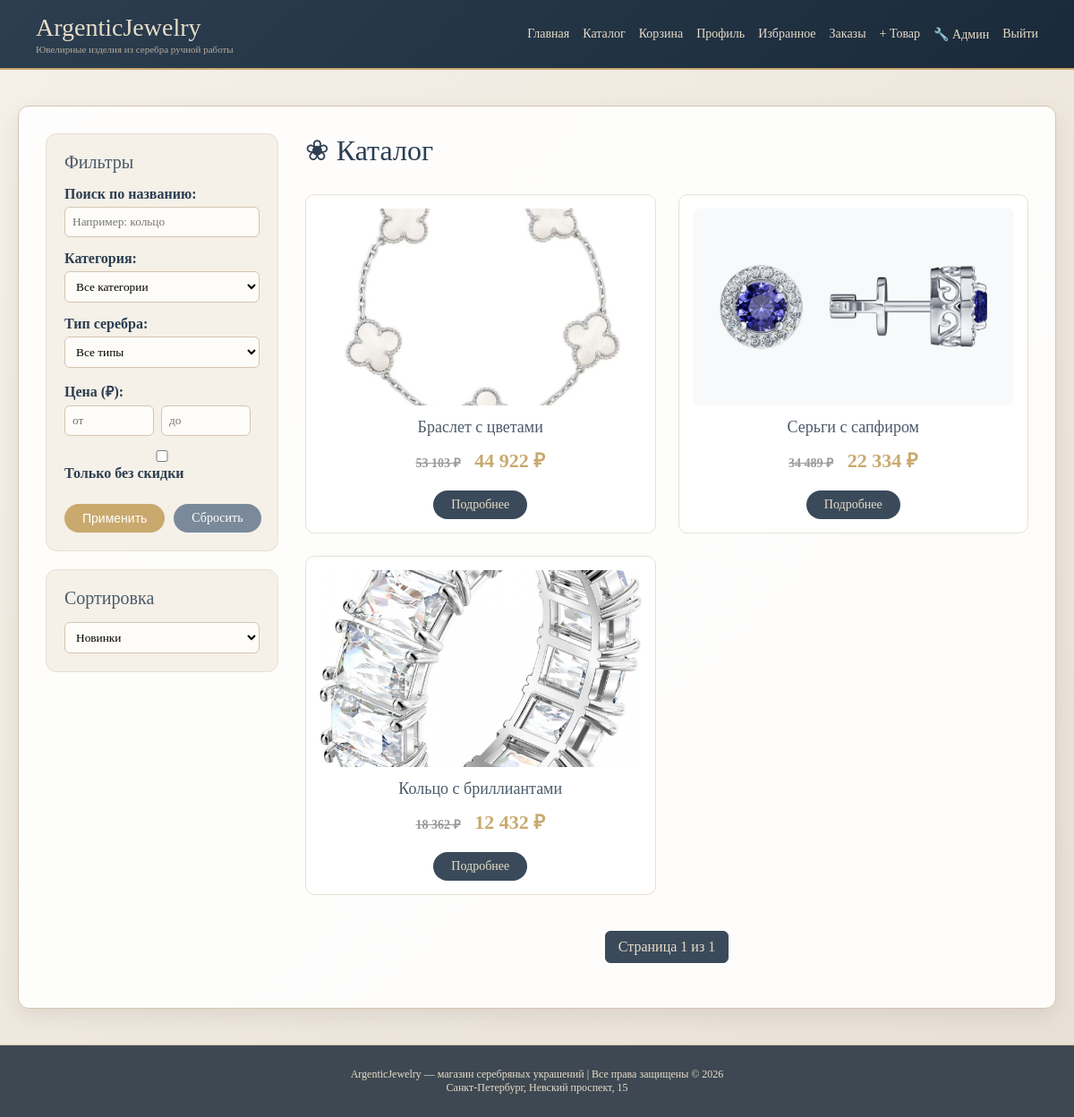
The page /catalog/ (signed in) on the database its author committed.
### store/models.py (models this page shows, shortened)
class Product(models.Model):
    SILVER_TYPE_CHOICES = [
        ('sterling', 'Стерлинговое серебро (925)'),
        ('fine', 'Чистое серебро (999)'),
        ('argentium', 'Аргентиум серебро'),
        ('mexican', 'Мексиканское серебро'),
        ('oxidized', 'Оксидированное серебро'),
        ('rhodium_plated', 'Серебро с родиевым покрытием'),
        ('black', 'Черненое серебро'),
        ('matte', 'Матовое серебро'),
    ]
    FINENESS_CHOICES = [
        ('800', '800 проба'),
        ('830', '830 проба'),
        ('875', '875 проба'),
        ('900', '900 проба'),
        ('916', '916 проба'),
        ('925', '925 проба'),
        ('960', '960 проба'),
        ('999', '999 проба'),
    ]
    STONE_TYPE_CHOICES = [
        ('diamond', 'Бриллиант'),
        ('ruby', 'Рубин'),
        ('sapphire', 'Сапфир'),
        ('emerald', 'Изумруд'),
        ('topaz', 'Топаз'),
        ('amethyst', 'Аметист'),
        ('garnet', 'Гранат'),
        ('peridot', 'Перидот'),
        ('citrine', 'Цитрин'),
        ('aquamarine', 'Аквамарин'),
        ('tourmaline', 'Турмалин'),
        ('opal', 'Опал'),
        ('pearl', 'Жемчуг'),
        ('cubic_zirconia', 'Фианит'),
        ('moonstone', 'Лунный камень'),
        ('none', 'Нет камней'),
    ]
    name = models.CharField(max_length=200, verbose_name='Название')
    slug = models.SlugField(unique=True, verbose_name='URL идентификатор')
    description = models.TextField(verbose_name='Описание')
    price = models.DecimalField(max_digits=10, decimal_places=2, verbose_name='Цена')
    old_price = models.DecimalField(
        max_digits=10, decimal_places=2, blank=True, null=True,
        verbose_name='Старая цена'
    )
    stock_quantity = models.PositiveIntegerField(default=0, verbose_name='Количество на складе')
    reserved_quantity = models.PositiveIntegerField(default=0, verbose_name='Зарезервировано')
    category = models.ForeignKey(
        Category,
        on_delete=models.CASCADE,
        related_name='products', #задаем имя для всех товаров категории
        verbose_name='Категория'
    )
    image = models.ImageField(
        upload_to=product_image_upload_path,
        blank=True,
        null=True,
        verbose_name='Главное фото',
        help_text='Основное фото товара (обязательно для отображения)'
    )
    image_2 = models.ImageField(
        upload_to=product_image_upload_path,
        blank=True,
        null=True,
        verbose_name='Дополнительное фото 2',
        help_text='Дополнительное фото товара'
    )
    image_3 = models.ImageField(
        upload_to=product_image_upload_path,
        blank=True,
        null=True,
        verbose_name='Дополнительное фото 3'
    )
    image_4 = models.ImageField(
        upload_to=product_image_upload_path,
        blank=True,
        null=True,
        verbose_name='Дополнительное фото 4'
    )
    image_5 = models.ImageField(
        upload_to=product_image_upload_path,
        blank=True,
        null=True,
        verbose_name='Дополнительное фото 5'
    )
    silver_type = models.CharField(
        max_length=30,
        choices=SILVER_TYPE_CHOICES,
        default='sterling',
        verbose_name='Тип серебра'
    )
    fineness = models.CharField(
        max_length=4,
        choices=FINENESS_CHOICES,
        default='925',
        verbose_name='Проба серебра'
    )
    weight = models.DecimalField(
        max_digits=6,
        decimal_places=2,
        verbose_name='Вес изделия (г)'
    )
    size = models.CharField(
        max_length=20,
        blank=True,
        verbose_name='Размер (для колец, браслетов)',
        help_text='Например: 16.5, 17, 18, S, M, L'
    )
    stones = models.BooleanField(default=False, verbose_name='Наличие драгоценных камней')
    stone_type = models.CharField(
        max_length=20,
        choices=STONE_TYPE_CHOICES,
        blank=True,
        verbose_name='Тип камня'
    )
    stone_weight = models.DecimalField(
        max_digits=5,
        decimal_places=2,
        blank=True,
        null=True,
        verbose_name='Вес камней (карат)',
        help_text='Общий вес всех камней в каратах'
    )
    collection = models.CharField(max_length=100, blank=True, verbose_name='Коллекция')
    instruction_file = models.FileField(
        upload_to='instructions/',
        blank=True,
        null=True,
        verbose_name='Инструкция к товару',
        help_text='Загрузите инструкцию'
    )
    external_link = models.URLField(
        blank=True,
        null=True,
        verbose_name='Внешняя ссылка',
        help_text='Ссылка на видеообзор, сайт производителя или дополнительную информацию'
    )
    created_at = models.DateTimeField(auto_now_add=True, verbose_name='Дата создания')
    updated_at = models.DateTimeField(auto_now=True, verbose_name='Дата обновления')
    created_by = models.ForeignKey(
        User,
        on_delete=models.SET_NULL,
        null=True,
        related_name='created_products',
        verbose_name='Создал'
    )
    objects = models.Manager()              # стандартный менеджер (все товары)
    available = AvailableProductManager()  #кастомный менеджер (только в наличии)
    class Meta:
        verbose_name = 'Товар'
        verbose_name_plural = 'Товары'
        ordering = ['-created_at']  # Product сортировка — новые сверху
    def get_absolute_url(self):
        return reverse('store:product_detail', kwargs={ #имя маршрута, параметры которые подставятся в юрл, id товара и slug товара
            'product_id': self.id,
            'slug': self.slug
        })

### store/views.py (the view)
# urls.py: path('catalog/', views.catalog, name='catalog'),
def catalog(request):
    products = Product.objects.filter(stock_quantity__gt=0).select_related('category')
    search_query = request.GET.get('search')
    if search_query:
        products = products.filter(name__icontains=search_query)  # поиск в названии
    category_slug = request.GET.get('category')
    if category_slug:
        products = products.filter(category__slug=category_slug)
    silver_type = request.GET.get('silver_type')
    if silver_type:
        products = products.filter(silver_type=silver_type)
    min_price = request.GET.get('min_price')
    if min_price:
        products = products.filter(price__gte=min_price)
    max_price = request.GET.get('max_price')
    if max_price:
        products = products.filter(price__lte=max_price)
    no_discount = request.GET.get('no_discount')
    if no_discount:
        products = products.exclude(old_price__isnull=False, old_price__gt=0)
    sort_by = request.GET.get('sort', '-created_at') #Смотрим в URL параметр sort. Если его нет — сортируем по новизне (-created_at)
    products = products.order_by(sort_by) #Сортируем товары по тому полю, которое пришло в параметре sort
    paginator = Paginator(products, 12) #12 товаров на страницу
    page = request.GET.get('page', 1) #получаем номер страницы из URL
    try:
        products_page = paginator.page(page)
    except PageNotAnInteger:
        products_page = paginator.page(1)
    except EmptyPage:
        products_page = paginator.page(paginator.num_pages)
    categories = Category.objects.all()
    silver_types = Product.SILVER_TYPE_CHOICES
    return render(request, 'store/catalog.html', {
        'products': products_page,
        'categories': categories,
        'silver_types': silver_types,
        'current_category': category_slug,
        'current_silver_type': silver_type,
        'current_min_price': min_price,
        'current_max_price': max_price,
        'current_no_discount': no_discount,
        'current_sort': sort_by,
        'search_query': search_query,
    })

### store/templatetags/store_filters.py (called while the page is built)
@register.filter
def rub_format(value):
    try:
        return f"{float(value):,.0f}".replace(',', ' ') + " ₽" #запятая разделитель тысяч, .0ф - без копеек
    except:
        return value

### store/templates/store/catalog.html (shortened to what this page needs)
{% extends 'base.html' %}
{% load store_filters %}
{% block content %}
<div style="display: flex; gap: 30px;">
    <div style="width: 260px; flex-shrink: 0;">
        <div class="filter-box">
            <h3>Фильтры</h3>
            <form method="get" action="{% url 'store:catalog' %}">
                <div class="filter-group">
                    <label>Поиск по названию:</label>
                    <input type="text" name="search" placeholder="Например: кольцо" value="{{ search_query|default:'' }}">
                </div>
                <div class="filter-group">
                    <label>Категория:</label>
                    <select name="category">
                        <option value="">Все категории</option>
                    </select>
                </div>
                <div class="filter-group">
                    <label>Тип серебра:</label>
                    <select name="silver_type">
                        <option value="">Все типы</option>
                    </select>
                </div>
                <div class="filter-group">
                    <label>Цена (₽):</label>
                    <div style="display: flex; gap: 8px;">
                        <input type="number" name="min_price" placeholder="от" value="{{ current_min_price|default:'' }}" style="width: 100px;">
                        <input type="number" name="max_price" placeholder="до" value="{{ current_max_price|default:'' }}" style="width: 100px;">
                    </div>
                </div>
                <div class="filter-group">
                    <label>
                        <input type="checkbox" name="no_discount" value="1" {% if current_no_discount %}checked{% endif %}>
                        Только без скидки
                    </label>
                </div>
                <div style="display: flex; gap: 10px; margin-top: 15px;">
                    <button type="submit" class="btn" style="background: #c9a96e; color: white;">Применить</button>
                    <a href="{% url 'store:catalog' %}" class="btn" style="background: #7a8a9a; color: white;">Сбросить</a>
                </div>
            </form>
        </div>
        <div class="filter-box" style="margin-top: 20px;">
            <h3>Сортировка</h3>
            <form method="get" action="{% url 'store:catalog' %}">
                <select name="sort" onchange="this.form.submit()" style="width: 100%; padding: 8px;">
                    <option value="-created_at" {% if current_sort == '-created_at' %}selected{% endif %}>Новинки</option>
                </select>
            </form>
        </div>
    </div>
    <div style="flex: 1;">
        <h1 style="margin-top: 0;">❀ Каталог</h1>
        <div class="products-grid">
            {% for product in products %}
                <div class="product-card">
                    {% if product.image %}
                        <img src="{{ product.image.url }}" alt="{{ product.name }}">
                    {% else %}
                        <div class="no-image">⚠️ Нет фото</div>
                    {% endif %}
                    <h3>{{ product.name }}</h3>
                    <div class="product-price">
                        {% if product.old_price %}
                            <span class="product-old-price">{{ product.old_price|rub_format }}</span>
                        {% endif %}
                        {{ product.price|rub_format }}
                    </div>
                    <a href="{{ product.get_absolute_url }}" class="btn">Подробнее</a>
                </div>
            {% empty %}
                <div style="text-align: center; padding: 50px;">
                    <p>Товары не найдены</p>
                    <a href="{% url 'store:catalog' %}" class="btn">Сбросить фильтры</a>
                </div>
            {% endfor %}
        </div>
        <div class="pagination">
            <span class="current">Страница {{ products.number }} из {{ products.paginator.num_pages }}</span>
        </div>
    </div>
</div>
{% endblock %}

### store/templates/base.html (style rules this page uses)
* { margin: 0; padding: 0; box-sizing: border-box; }
body { font-family: 'Georgia', 'Times New Roman', serif; background: linear-gradient(135deg, #f5f0e8 0%, #e8e0d5 100%); min-height: 100vh; display: flex; flex-direction: column; }
h1, h2, h3 { color: #2c3e50; font-weight: normal; }
h1 { font-size: 32px; margin-bottom: 25px; }
h3 { font-size: 20px; margin: 0 0 15px 0; color: #4a5a6a; }
.products-grid { display: grid; grid-template-columns: repeat(auto-fill, minmax(280px, 1fr)); gap: 25px; margin: 30px 0; }
.product-card { background: white; border-radius: 10px; padding: 15px; text-align: center; transition: 0.2s; border: 1px solid #e8e0d5; }
.product-card img { width: 100%; height: 220px; object-fit: cover; border-radius: 8px; }
.product-card h3 { font-size: 18px; margin: 10px 0; }
.product-price { font-size: 22px; color: #c9a96e; font-weight: bold; margin: 10px 0; }
.product-old-price { font-size: 14px; color: #999; text-decoration: line-through; margin-right: 10px; }
.btn { display: inline-block; background: #3a4a5a; color: #e8dcc8; padding: 8px 20px; text-decoration: none; border-radius: 25px; transition: 0.3s; border: none; cursor: pointer; font-size: 14px; margin-top: 10px; }
label { display: block; color: #2c3e50; margin-bottom: 5px; font-weight: bold; }
input, textarea, select { width: 100%; padding: 10px; border: 1px solid #d4c5b0; border-radius: 6px; font-family: inherit; background: #fefcf8; }
button { background: #3a4a5a; color: #e8dcc8; border: none; padding: 12px 30px; border-radius: 25px; cursor: pointer; font-size: 16px; }
.pagination { text-align: center; margin: 40px 0 20px; }
.pagination a, .pagination span { display: inline-block; padding: 8px 14px; margin: 0 4px; border-radius: 6px; text-decoration: none; background: white; border: 1px solid #d4c5b0; color: #3a4a5a; }
.pagination .current { background: #3a4a5a; color: #e8dcc8; border-color: #3a4a5a; }
.filter-box { background: #f5f0e8; padding: 20px; border-radius: 12px; border: 1px solid #e8e0d5; }
.filter-group { margin-bottom: 15px; }
.filter-group label { display: block; margin-bottom: 5px; font-weight: bold; color: #2c3e50; }
.filter-group select, .filter-group input { width: 100%; padding: 8px; border: 1px solid #d4c5b0; border-radius: 6px; }

### rows shown on the page
Product: image (picture), name "Браслет с цветами", old_price|rub_format "53 103 ₽", price|rub_format "44 922 ₽"
Product: image (picture), name "Серьги с сапфиром", old_price|rub_format "34 489 ₽", price|rub_format "22 334 ₽"
Product: image (picture), name "Кольцо с бриллиантами", old_price|rub_format "18 362 ₽", price|rub_format "12 432 ₽"

### other values the page prints
{{ products.number }} "1"
{{ products.paginator.num_pages }} "1"
